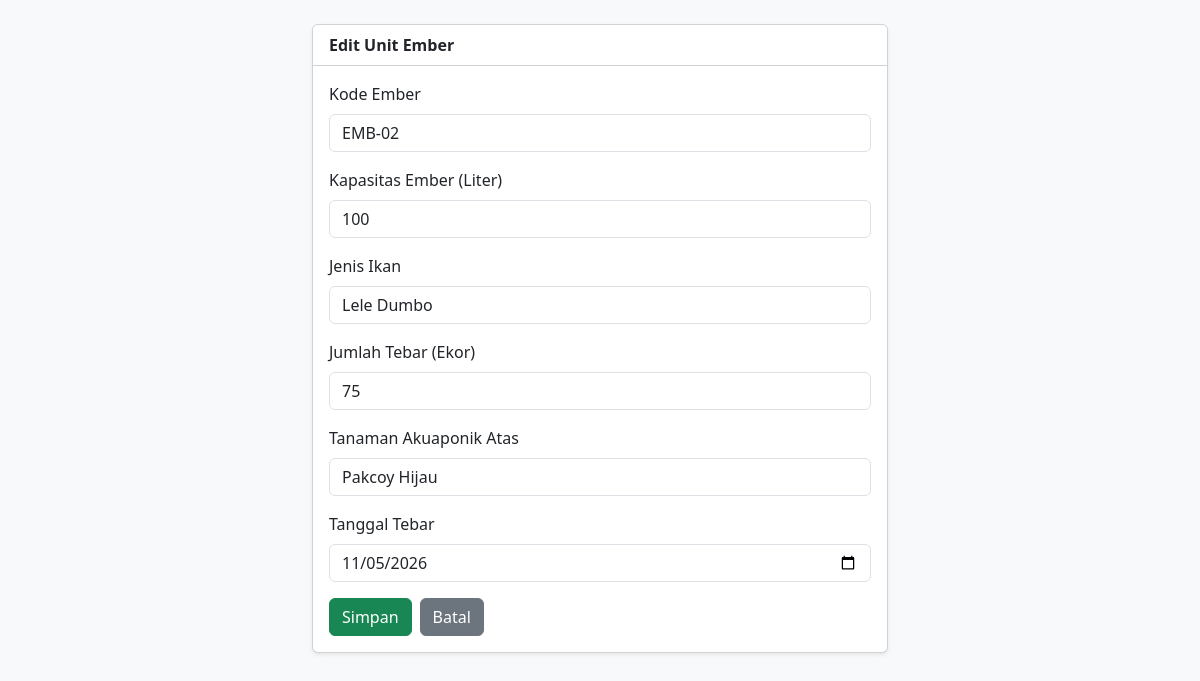
The page /ember_form.php?id=2 on the database its author committed.
### tables this page shows
CREATE TABLE buckets (
    id INT AUTO_INCREMENT PRIMARY KEY,
    kode_ember VARCHAR(20) NOT NULL UNIQUE,
    kapasitas_liter INT NOT NULL,
    jenis_ikan VARCHAR(50) NOT NULL,
    jumlah_tebar INT NOT NULL,
    tanaman_atas VARCHAR(60) NOT NULL,
    tanggal_tebar DATE NOT NULL
);

### classes/BaseModel.php (called while the page is built, shortened)
<?php
abstract class BaseModel
{
    protected PDO $db;
    protected string $table;
    public function __construct(PDO $db)
    {
        $this->db = $db;
    }
    public function findById(int $id): ?array
    {
        $stmt = $this->db->prepare("SELECT * FROM {$this->table} WHERE id = :id LIMIT 1");
        $stmt->execute(['id' => $id]);
        $result = $stmt->fetch();
        return $result ?: null;
    }
}

### classes/Helper.php (called while the page is built, shortened)
<?php
class Helper
{
    public static function clean(string $input): string
    {
        return htmlspecialchars(trim($input), ENT_QUOTES, 'UTF-8');
    }
}

### public/ember_form.php (the view, shortened to what this page needs)
<?php
require_once __DIR__ . '/../classes/Helper.php';
$db = (new Database())->getConnection();
$bucketModel = new Bucket($db);
$id = isset($_GET['id']) ? (int) $_GET['id'] : 0;
$ember = $id > 0 ? $bucketModel->findById($id) : null;
?>
<!DOCTYPE html>
<html lang="id">
<head>
    <link href="https://cdn.jsdelivr.net/npm/bootstrap@5.3.3/dist/css/bootstrap.min.css" rel="stylesheet">
</head>
<body class="bg-light">
<div class="container py-4" style="max-width: 600px;">
    <div class="card shadow-sm">
        <div class="card-header bg-white fw-semibold">
            <?= $ember ? 'Edit Unit Ember' : 'Tambah Unit Ember Baru' ?>
        </div>
        <div class="card-body">
            <form method="POST">
                <div class="mb-3">
                    <label class="form-label">Kode Ember</label>
                    <input type="text" name="kode_ember" class="form-control" required
                           value="<?= Helper::clean($ember['kode_ember'] ?? '') ?>" placeholder="Contoh: EMB-03">
                </div>
                <div class="mb-3">
                    <label class="form-label">Kapasitas Ember (Liter)</label>
                    <input type="number" name="kapasitas_liter" class="form-control" required
                           value="<?= (int) ($ember['kapasitas_liter'] ?? 80) ?>">
                </div>
                <div class="mb-3">
                    <label class="form-label">Jenis Ikan</label>
                    <input type="text" name="jenis_ikan" class="form-control" required
                           value="<?= Helper::clean($ember['jenis_ikan'] ?? '') ?>" placeholder="Contoh: Lele Sangkuriang">
                </div>
                <div class="mb-3">
                    <label class="form-label">Jumlah Tebar (Ekor)</label>
                    <input type="number" name="jumlah_tebar" class="form-control" required
                           value="<?= (int) ($ember['jumlah_tebar'] ?? 50) ?>">
                </div>
                <div class="mb-3">
                    <label class="form-label">Tanaman Akuaponik Atas</label>
                    <input type="text" name="tanaman_atas" class="form-control" required
                           value="<?= Helper::clean($ember['tanaman_atas'] ?? '') ?>" placeholder="Contoh: Kangkung">
                </div>
                <div class="mb-3">
                    <label class="form-label">Tanggal Tebar</label>
                    <input type="date" name="tanggal_tebar" class="form-control" required
                           value="<?= Helper::clean($ember['tanggal_tebar'] ?? date('Y-m-d')) ?>">
                </div>
                <div class="d-flex gap-2">
                    <button type="submit" class="btn btn-success">Simpan</button>
                    <a href="index.php" class="btn btn-secondary">Batal</a>
                </div>
            </form>
        </div>
    </div>
</div>
</body>
</html>

### rows shown on the page
buckets: kode_ember "EMB-02", kapasitas_liter "100", jenis_ikan "Lele Dumbo", jumlah_tebar "75", tanaman_atas "Pakcoy Hijau", tanggal_tebar "11/05/2026"
